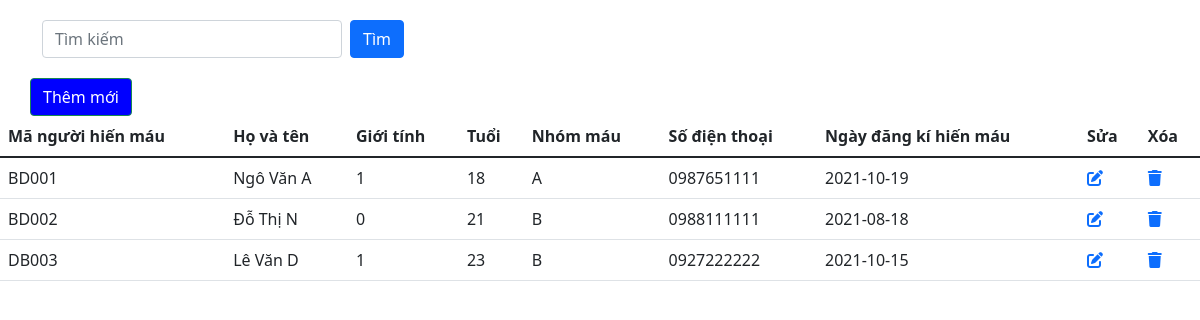
The page / on the database its author committed.
### tables this page shows
CREATE TABLE `blood_donor` (
  `bd_id` varchar(5) NOT NULL,
  `bd_name` varchar(30) NOT NULL,
  `bd_sex` tinyint(1) NOT NULL,
  `bd_age` int(11) NOT NULL,
  `bd_bgroup` varchar(5) NOT NULL,
  `bd_reg_date` date NOT NULL,
  `bd_phno` varchar(11) NOT NULL
);

### index.php (the view, shortened to what this page needs)
<!DOCTYPE html>
<html lang="en">
<head>
    <link href="https://cdn.jsdelivr.net/npm/bootstrap@5.1.1/dist/css/bootstrap.min.css" rel="stylesheet">
</head>
<body>
                <div class="container" style="margin-top:20px">
                        <form class="d-flex">
                            <input class="form-control me-2" type="search" placeholder="Tìm kiếm" aria-label="Search" style="width:300px">
                            <button type="submit" class="btn btn-primary">Tìm</button>
                        </form>
                </div>
            <div class="col ">
                <div>
                <button class="btn btn-success" style= "background-color:blue; margin-left:30px; margin-top:20px;"><a href="/project01/add-member.php" style="color: #fff;text-decoration: none">Thêm mới</a></button>
                </div>
                <table class="table">
                  <thead>
                    <tr>
                      <th scope="col">Mã người hiến máu</th>
                      <th scope="col">Họ và tên</th>
                      <th scope="col"> Giới tính</th>
                      <th scope="col">Tuổi</th>
                      <th scope="col">Nhóm máu</th>
                      <th scope="col">Số điện thoại</th>
                      <th scope="col">Ngày đăng kí hiến máu</th>
                      <th scope="col">Sửa</th>
                      <th scope="col">Xóa</th>
                    </tr>
                  </thead>
                  <tbody>
                    <?php
                    $conn=mysqli_connect('localhost','root','','project');
                    mysqli_set_charset($conn,"utf8");
                    $sql = "SELECT bd_id, bd_name, bd_sex,bd_age, bd_bgroup,  bd_phno, bd_reg_date FROM blood_donor;";
                    $result = mysqli_query($conn,$sql);
                    if(mysqli_num_rows($result)>0){
                        while($row = mysqli_fetch_assoc($result)){
                    ?>
                            <tr>
                              <td><?php echo $row['bd_id']; ?></td>
                              <td><?php echo $row['bd_name']; ?></td>
                              <td><?php echo $row['bd_sex']; ?></td>
                              <td><?php echo $row['bd_age']; ?></td>
                              <td><?php echo $row['bd_bgroup']; ?></td>
                              <td><?php echo $row['bd_phno']; ?></td>
                              <td><?php echo $row['bd_reg_date']; ?></td>
                              <td><a href="update.php?bd_id=<?php echo $row['bd_id']; ?>"><i class="fas fa-edit"></i></a></td>
                              <td><a href="delete.php?bd_id=<?php echo $row['bd_id']; ?>"><i class="fas fa-trash"></i></a></td>
                            </tr>
                    <?php
                        }
                       }
                    ?>
                  </tbody>
                </table>
            </div>
</body>
</html>

### rows shown on the page
blood_donor: bd_id "BD001", bd_name "Ngô Văn A", bd_sex "1", bd_age "18", bd_bgroup "A", bd_phno "0987651111", bd_reg_date "2021-10-19"
blood_donor: bd_id "BD002", bd_name "Đỗ Thị N", bd_sex "0", bd_age "21", bd_bgroup "B", bd_phno "0988111111", bd_reg_date "2021-08-18"
blood_donor: bd_id "DB003", bd_name "Lê Văn D", bd_sex "1", bd_age "23", bd_bgroup "B", bd_phno "0927222222", bd_reg_date "2021-10-15"
